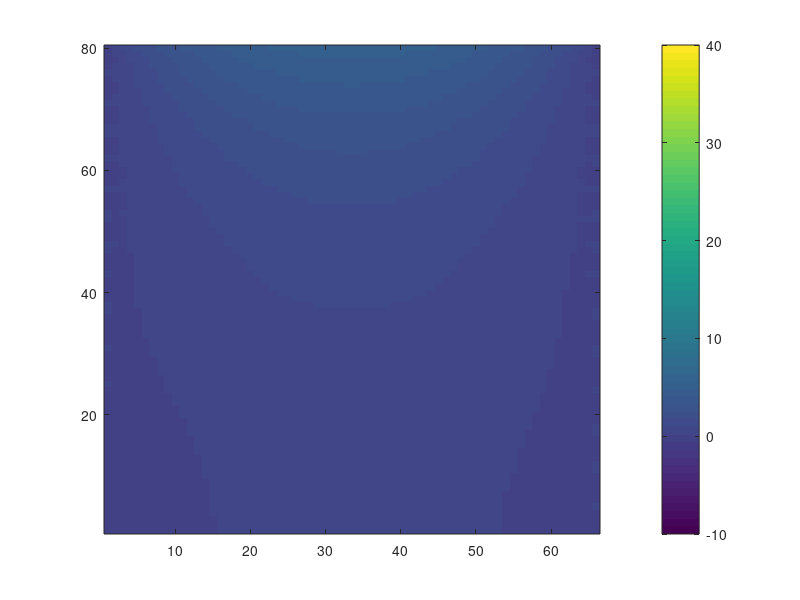

This chart was generated by the following MATLAB code: (Note: this script raises an error after producing the figure.)
clear all
%   |\\\\\\\\\\\\\\\\\\\\\\\\\\\|  
%   |___________________________|   _
%   |                           |   |
%   |                           |   |      
%   |                           |   |      
%   |_____                      |   |  H
%   |     |                     |   |
%   |_____|                     |   |
%   |                           |   |
%   |___________________________|   _
%               L

%%
%setting parameters of materials
w = .033; %m
h = .04; %m
Dx = 0.0005;       %.5 mm cell width and height
k_c       = 385;     %thermal conductivity of copper wire   %%%%% engr toolbox
k_i       = 2;     %thermal conductivity of insulation
k_t       = 4;     %thermal conductivity of tile
k_air     = 0.024;

%400/.0002;
q_wire    = 400/0.000025 

%Bi %??? do we need this?

R = int16(h/Dx);
C = w/Dx;       
%%
% initialising the geometry

geom = zeros(R,C);
% model = zeros(R,C);

geom(1:end,1:end) = 1;

% model(5:10,1:2.5)  = 4;
% model(40:80,1:end) = 6;   

idx=find(geom==1);      %finds all the cells with 1's 
                        %(i.e. in the domain. should be all the cells in our case)
% figure(1);imagesc(geom)
% title('geometry')
% colorbar
% set(gca,'YDir','normal')

% figure(2);imagesc(model)
% title('geometry')
% colorbar
% set(gca,'YDir','normal')
%%
% Setting up Matricies
%A = sparse(length(idx),length(idx));
A = zeros(length(idx),length(idx));
Adum = zeros(R,C); % Dummy 2D matrix containing weighting at each 
% row and cell index. Used to assign weights to correct cells in A matrix
% when Adum is converted to a vector form it comprises one row of the A
% matrix.

b = Adum(idx); % initialise b as matrix of zeros corresponding to geometry of plate
% figure(2);imagesc(b)
% title('Dummy matrix')
% colorbar
% set(gca,'YDir','normal')

for iN = 1:length(idx)
    Adum = zeros(R,C);          % Dummy 2D matrix containing weighting at each cell
    Adum(idx(iN)) = 2;          % set current entry to a value of 2
    [iR, iC]=find(Adum==2);     % find locations of the entry identified on above row

%%%%%%%%%%%%%%%%%%_corners of model_%%%%%%%%%%%%%%%%%%%%

        if iR == 1 && iC == 1   % Bottom LH corner cell
            cas = 1;
            Adum(iR,iC:iC+1) = [-2 1];
            Adum(iR+1,iC)    = 1;
            
            type(iN) = 1;

        elseif iR == 80 && iC == 1      %top left of model - exposed to air 
            cas = 2;
            Adum(iR,iC:iC+1) = [-(2*k_t+k_air) k_t];
            %Adum(iR+1,iC) = k_air;
            Adum(iR-1,iC) = k_t;
        
            type(iN) = 2;
            
        elseif iR == 80 && iC == 66      %top right of model
            cas = 3;
            Adum(iR,iC-1:iC) = [k_t -(2*k_t+k_air)];
            %Adum(iR+1,iC) = k_air;
            Adum(iR-1,iC) = k_t;
           
            type(iN) = 3;
            
        elseif iR == 1 && iC == 66      %bottom right of model
            cas = 4;
            Adum(iR,iC-1:iC) = [1 -2];
            Adum(iR+1,iC)    = 1;
           
            type(iN) = 4;
%         
%%%%%%%%%%%%%%%%%%_where insulation meets tile_%%%%%%%%%%%%%%%%%%%%
%                      right and left side                        %
        
       

        elseif iR == 40 && iC == 66      %right side insulation meets tile
            cas = 6;
            Adum(iR,iC-1:iC) = [k_t -(2*k_t+k_i)];
            Adum(iR+1,iC)    = k_t;
            Adum(iR-1,iC)    = k_i;

            type(iN) = 5;
            
        elseif iR == 40 && iC == 1      %right side insulation meets tile
            cas = 6;
            Adum(iR,iC:iC+1) = [-(2*k_t+k_i) k_t];
            Adum(iR+1,iC)    = k_t;
            Adum(iR-1,iC)    = k_i;

            type(iN) = 24;   
            %MAKES BOTTOM HALF MORE YELLOW
        elseif iR == 40 && iC > 1 && iC < 66 %do range for bottom of tile
            cas = 24;
            Adum(iR,iC-1:iC+1) = [k_t -(3*k_t+k_i) k_t];
            Adum(iR+1,iC)    = k_t;
            Adum(iR-1,iC)    = k_i;

            type(iN) = 6;
            
%%%%%%%%%%%%%%%%%%_corners of wire _%%%%%%%%%%%%%%%%%%%%
 
        elseif iR == 10 && iC == 1      %bottom left of wire
            cas = 7;
            Adum(iR,iC:iC+1) = [-(2*k_c+k_i) k_c];
            Adum(iR+1,iC) = k_c;
            Adum(iR-1,iC) = k_i;
            b(iN) = -q_wire*Dx^2;   %done by inspection 

            type(iN) = 7;
            
        elseif iR == 20 && iC == 1      %top left of wire
            cas = 8;
            Adum(iR,iC:iC+1) = [-(2*k_c+k_i) k_c];
            Adum(iR+1,iC) = k_i;
            Adum(iR-1,iC) = k_c;
            b(iN) = -q_wire*Dx^2;  %done   
            type(iN) = 8;
        elseif iR == 10 && iC == 5      %bottom right corner of the wire
            cas = 9;
            Adum(iR,iC-1:iC+1) = [k_c -(2*k_c+2*k_i) k_i];
            Adum(iR+1,iC)    = k_c;
            Adum(iR-1,iC)    = k_i;
            b(iN) = -q_wire*Dx^2;  %done
            type(iN) = 9;
        elseif iR == 20 && iC == 5      %top right corner of the wire
            cas = 10;
            Adum(iR,iC-1:iC+1) = [k_c -(2*k_c+2*k_i) k_i];
            Adum(iR+1,iC)    = k_i;
            Adum(iR-1,iC)    = k_c;
            b(iN) = -q_wire*Dx^2;  %done
            
            type(iN) = 10;
%%%%%%%%%%%%%%%%%%_top and bottom of wire_%%%%%%%%%%%%%%%%%%%%
        
        elseif iR == 20 && iC < 6 %do range for top of copper
            cas = 11;
            Adum(iR,iC-1:iC+1) = [k_c -(3*k_c+k_i) k_c];
            Adum(iR+1,iC)    = k_i;
            Adum(iR-1,iC)    = k_c;
            b(iN) = -q_wire*Dx^2;  %done
            type(iN) = 11;
        elseif iR == 10 && iC < 6    %do range for bottom of copper
            cas = 12;
            Adum(iR,iC-1:iC+1) = [k_c -(3*k_c+k_i) k_c];
            Adum(iR+1,iC)    = k_c;
            Adum(iR-1,iC)    = k_i;
            b(iN) = -q_wire*Dx^2;  %done    
            type(iN) = 12;
%%%%%%%%%%%%%%%%%%_top of model_%%%%%%%%%%%%%%%%%%%%
       
    %RANGE PROBLEMS WITH LINE 170? %
        elseif iR == 80 && iC > 0   %do range for top of t exposed to air
            cas = 13;
            Adum(iR,iC-1:iC+1) = [k_t -(3*k_t+k_air) k_t];
            %Adum(iR+1,iC)    = k_air;
            Adum(iR-1,iC)    = k_t;
            b(iN) = -1;
            type(iN) = 13;
%%%%%%%%%%%%%%%%%%_interior cells_%%%%%%%%%%%%%%%%%%%%
            
        elseif iR > 10 && iR < 20 && iC < 5 && iC > 1 %range for all interior wire cells 
            cas = 14;
            Adum(iR,iC-1:iC+1) = [1 -(4) 1];
            Adum(iR+1,iC)    = 1;
            Adum(iR-1,iC)    = 1;
            b(iN) = -q_wire*Dx^2/k_c;  %done
            
            type(iN) = 14;
        
        elseif  iR > 39 && iC > 1 && iC < 66 %range for all interior tile cells 
            cas = 16;
            Adum(iR,iC-1:iC+1) = [1 -(4) 1];
            Adum(iR+1,iC)    = 1;
            Adum(iR-1,iC)    = 1;
            type(iN) = 16;
% 
% %%%%%%%%%%%%%%%%%%_bottom of insulation_%%%%%%%%%%%%%%%%%%%%
            
    
    %%%%%%  breaks it ???????????  %%%%%%%%%%%%%%%%%%

    
        elseif iR < 2 && iC > 1 && iC < 66 %do range for all bottom of the insulation            
            cas = 17;
            Adum(iR,iC-1:iC+1)  = [k_i -(3*k_i) k_i];
            Adum(iR+1,iC)       = k_i;
            
            type(iN) = 17;
%%%%%%%%%%%%%%%%%%%%%_left walls_%%%%%%%%%%%%%%%%%%%%%%%

        elseif (iR > 1 && iR < 10 && iC < 2) | (iR > 20 && iR < 40 && iC < 2)  %do range for all left walls of insulation
            cas = 18;
            Adum(iR,iC:iC+1) = [-3 k_i];
            Adum(iR+1,iC)    = k_i;
            Adum(iR-1,iC)    = k_i;
            type(iN) = 18;

        elseif iR > 39 && iR < 80 && iC < 2%do range for all left walls of tile
            cas = 19;
            Adum(iR,iC:iC+1) = [-3 k_t];
            Adum(iR+1,iC)    = k_t;
            Adum(iR-1,iC)    = k_t;
            type(iN) = 19;
            
        elseif iR > 10 && iR < 20 && iC < 2%do range for all left walls of copper
            cas = 20;
            Adum(iR,iC:iC+1) = [-3 k_c];
            Adum(iR+1,iC)    = k_c;
            Adum(iR-1,iC)    = k_c;
            %b(iN) = -q_wire*Dx^2;
            type(iN) = 20;
%%%%%%%%%%%%%%%%%%%%%_right walls_%%%%%%%%%%%%%%%%%%%%%%%
% 
        elseif iR > 1 && iR < 40 && iC > 65 %do range for all right walls of insulation
            cas = 21;
            Adum(iR,iC-1:iC) = [k_i -3];
            Adum(iR+1,iC)    = k_i;
            Adum(iR-1,iC)    = k_i;
            type(iN) = 21;

        elseif iR > 39 && iR < 80 && iC > 65%do range for all right walls of tile
            cas = 22;
            Adum(iR,iC-1:iC) = [k_t -3];
            Adum(iR+1,iC)    = k_t;
            Adum(iR-1,iC)    = k_t;
            type(iN) = 22;
            
        elseif iR < 20 && iR > 9 && iC == 5 %do range for all right walls of copper
            cas = 23;
            Adum(iR,iC-1:iC) = [k_c -3];
            Adum(iR+1,iC)    = k_c;
            Adum(iR-1,iC)    = k_c;
            b(iN) = -q_wire*Dx^2;
            type(iN) = 23;
        
            
        else%range for all interior insulation cells 
            
            cas = 15;
            Adum(iR,iC-1:iC+1) = [1 -(4) 1];
            Adum(iR+1,iC)    = 1;
            Adum(iR-1,iC)    = 1;
            type(iN) = 15;
        
        end
        %         figure(2);imagesc(Adum) % These commands can be helpful to debug.
%         set(gca,'YDir','normal')
        
        A(iN,:)=Adum(idx); % convert Adum to vector and place as row in A matrix
end

b = b(:);

tic
T = A\b; % solves system of equations. Produces temperature as a vector T
toc
Tall=zeros(R,C);
Tall(idx)= T; % reshape T vector to correspond to physical positions.


%% display result

% figure(2);imagesc(A)
% title('geometry')
% colorbar
% set(gca,'YDir','normal')
% 
% geo = reshape(type,iR,iC);
% figure(420)
% imagesc(geo)
% set(gca,'YDir','normal')

Tall(Tall==0)=15;
figure(3);imagesc(Tall, [-10 40]) % display result ,[5*floor(min(T(:))/5) 5*ceil(max(T(:))/5)]
set(gca,'YDir','normal')
c = colorbar;
c.Label.String = 'Temperature (?C)';
title('Temperature')
colormap hot

            
            
            
            
            
